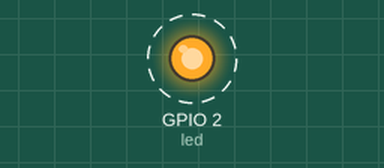
Bench run of a sketch on a simulated ESP32. Parts: output pins drawn as LEDs (lit = HIGH). Dashed ring = blinking. WiFi joins after 1.5 s; servers stay silent unless stated; what the sketch prints to the serial monitor is not drawn.

Above: at 1.95 s.
Timing chart, 0 to 4.9 s (numbered marks = the images above):
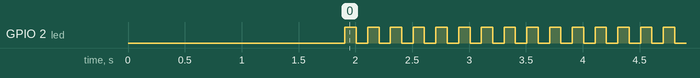

Measured:
- by itself, GPIO 2 (led): alternates HIGH for 0.10 s and LOW for 0.10 s

The sketch:

ESP32_ACTIONS_OTA.ino
```cpp
#include <WiFiManager.h>
#include <HTTPClient.h>
#include <HTTPUpdate.h>
#include <WiFiClientSecure.h>
#include "cert.h"
#include "fw_version.h"

WiFiManager wm;

#define URL_fw_Version "https://raw.githubusercontent.com/andysheen/ESP32_ACTIONS_OTA/main/fw_version.h"
#define URL_fw_Bin  "https://raw.githubusercontent.com/andysheen/ESP32_ACTIONS_OTA/main/app.bin"


//LED Variables
const int led = 2; // ESP32 Pin to which onboard LED is connected
unsigned long previousMillis = 0;

void setup() {

  pinSetup();

  Serial.begin(115200);
  Serial.println("Booting");
  wifiSetup();

  otaHandler();
}

void loop() {

  blinkLed(100);

}
```

OTA.ino
```cpp
void firmwareUpdate(void) {
  if (WiFi.status() == WL_CONNECTED) {
    WiFiClientSecure client;
    client.setInsecure();
    //client.setCACert(rootCACertificate);
    t_httpUpdate_return ret = httpUpdate.update(client, URL_fw_Bin);

    switch (ret) {
      case HTTP_UPDATE_FAILED:
        Serial.printf("HTTP_UPDATE_FAILD Error (%d): %s\n", httpUpdate.getLastError(), httpUpdate.getLastErrorString().c_str());
        break;

      case HTTP_UPDATE_NO_UPDATES:
        Serial.println("HTTP_UPDATE_NO_UPDATES");
        break;

      case HTTP_UPDATE_OK:
        Serial.println("HTTP_UPDATE_OK");
        break;
    }
  }
}

void otaSetup() {

}

void otaHandler() {
  // wait for WiFi connection
  if (WiFi.status() == WL_CONNECTED) {
    if (FirmwareVersionCheck() == 1) {
      firmwareUpdate();
    }
  }
}

int FirmwareVersionCheck(void) {
  String payload;
  int httpCode;
  String fwurl = "";
  fwurl += URL_fw_Version;
  Serial.println(fwurl);
  WiFiClientSecure * client = new WiFiClientSecure;

  if (client)
  {
    client -> setCACert(rootCACertificate);

    // Add a scoping block for HTTPClient https to make sure it is destroyed before WiFiClientSecure *client is
    HTTPClient https;

    if (https.begin( * client, fwurl))
    { // HTTPS
      Serial.print("[HTTPS] GET...\n");
      // start connection and send HTTP header
      delay(100);
      httpCode = https.GET();
      delay(100);
      if (httpCode == HTTP_CODE_OK) // if version received
      {
        payload = https.getString(); // save received version
      } else {
        Serial.print("error in downloading version file:");
        Serial.println(httpCode);
      }
      https.end();
    }
    delete client;
  }

  if (httpCode == HTTP_CODE_OK) // if version received
  {
    payload.trim();
    String fwNew = payload;
    fwNew.remove(0, (payload.lastIndexOf(".") - 1));
    fwNew.remove(fwNew.lastIndexOf("\""), 2);
    Serial.println(fwNew);
    if (fwNew.equals(fw)) {
      Serial.printf("\nDevice already on latest firmware version:%s\n", fwNew);
      return 0;
    }
    else
    {
      Serial.println(fwNew);
      Serial.println("New firmware detected");
      return 1;
    }
  }
  return 0;
}
```

cert.h
```cpp
#ifndef CERT_H

#define CERT_H

//DigiCert root certificate has expiry date of 10 Nov 2031
const char * rootCACertificate = \
"-----BEGIN CERTIFICATE-----\n" \
"MIIDrzCCApegAwIBAgIQCDvgVpBCRrGhdWrJWZHHSjANBgkqhkiG9w0BAQUFADBh\n" \
"MQswCQYDVQQGEwJVUzEVMBMGA1UEChMMRGlnaUNlcnQgSW5jMRkwFwYDVQQLExB3\n" \
"d3cuZGlnaWNlcnQuY29tMSAwHgYDVQQDExdEaWdpQ2VydCBHbG9iYWwgUm9vdCBD\n" \
"QTAeFw0wNjExMTAwMDAwMDBaFw0zMTExMTAwMDAwMDBaMGExCzAJBgNVBAYTAlVT\n" \
"MRUwEwYDVQQKEwxEaWdpQ2VydCBJbmMxGTAXBgNVBAsTEHd3dy5kaWdpY2VydC5j\n" \
"b20xIDAeBgNVBAMTF0RpZ2lDZXJ0IEdsb2JhbCBSb290IENBMIIBIjANBgkqhkiG\n" \
"9w0BAQEFAAOCAQ8AMIIBCgKCAQEA4jvhEXLeqKTTo1eqUKKPC3eQyaKl7hLOllsB\n" \
"CSDMAZOnTjC3U/dDxGkAV53ijSLdhwZAAIEJzs4bg7/fzTtxRuLWZscFs3YnFo97\n" \
"nh6Vfe63SKMI2tavegw5BmV/Sl0fvBf4q77uKNd0f3p4mVmFaG5cIzJLv07A6Fpt\n" \
"43C/dxC//AH2hdmoRBBYMql1GNXRor5H4idq9Joz+EkIYIvUX7Q6hL+hqkpMfT7P\n" \
"T19sdl6gSzeRntwi5m3OFBqOasv+zbMUZBfHWymeMr/y7vrTC0LUq7dBMtoM1O/4\n" \
"gdW7jVg/tRvoSSiicNoxBN33shbyTApOB6jtSj1etX+jkMOvJwIDAQABo2MwYTAO\n" \
"BgNVHQ8BAf8EBAMCAYYwDwYDVR0TAQH/BAUwAwEB/zAdBgNVHQ4EFgQUA95QNVbR\n" \
"TLtm8KPiGxvDl7I90VUwHwYDVR0jBBgwFoAUA95QNVbRTLtm8KPiGxvDl7I90VUw\n" \
"DQYJKoZIhvcNAQEFBQADggEBAMucN6pIExIK+t1EnE9SsPTfrgT1eXkIoyQY/Esr\n" \
"hMAtudXH/vTBH1jLuG2cenTnmCmrEbXjcKChzUyImZOMkXDiqw8cvpOp/2PV5Adg\n" \
"06O/nVsJ8dWO41P0jmP6P6fbtGbfYmbW0W5BjfIttep3Sp+dWOIrWcBAI+0tKIJF\n" \
"PnlUkiaY4IBIqDfv8NZ5YBberOgOzW6sRBc4L0na4UU+Krk2U886UAb3LujEV0ls\n" \
"YSEY1QSteDwsOoBrp+uvFRTp2InBuThs4pFsiv9kuXclVzDAGySj4dzp30d8tbQk\n" \
"CAUw7C29C79Fv1C5qfPrmAESrciIxpg0X40KPMbp1ZWVbd4=\n" \
"-----END CERTIFICATE-----\n";

#endif
```

fw_version.h
```cpp
String fw = "0.4";
```

util.ino
```cpp
void pinSetup() {
  pinMode(led, OUTPUT);
}


void wifiSetup() {
  bool res;
    // res = wm.autoConnect(); // auto generated AP name from chipid
    // res = wm.autoConnect("AutoConnectAP"); // anonymous ap
    res = wm.autoConnect("ESP32","password"); // password protected ap

    if(!res) {
        Serial.println("Failed to connect");
        // ESP.restart();
    }
    else {
        //if you get here you have connected to the WiFi
        Serial.println("connected...yeey :)");
    }
}


void blinkLed(int ms) {
  unsigned long currentMillis = millis();
  if (currentMillis - previousMillis >= ms) {
    previousMillis = currentMillis;
    digitalWrite(led, !digitalRead(led));
  }
}
```
